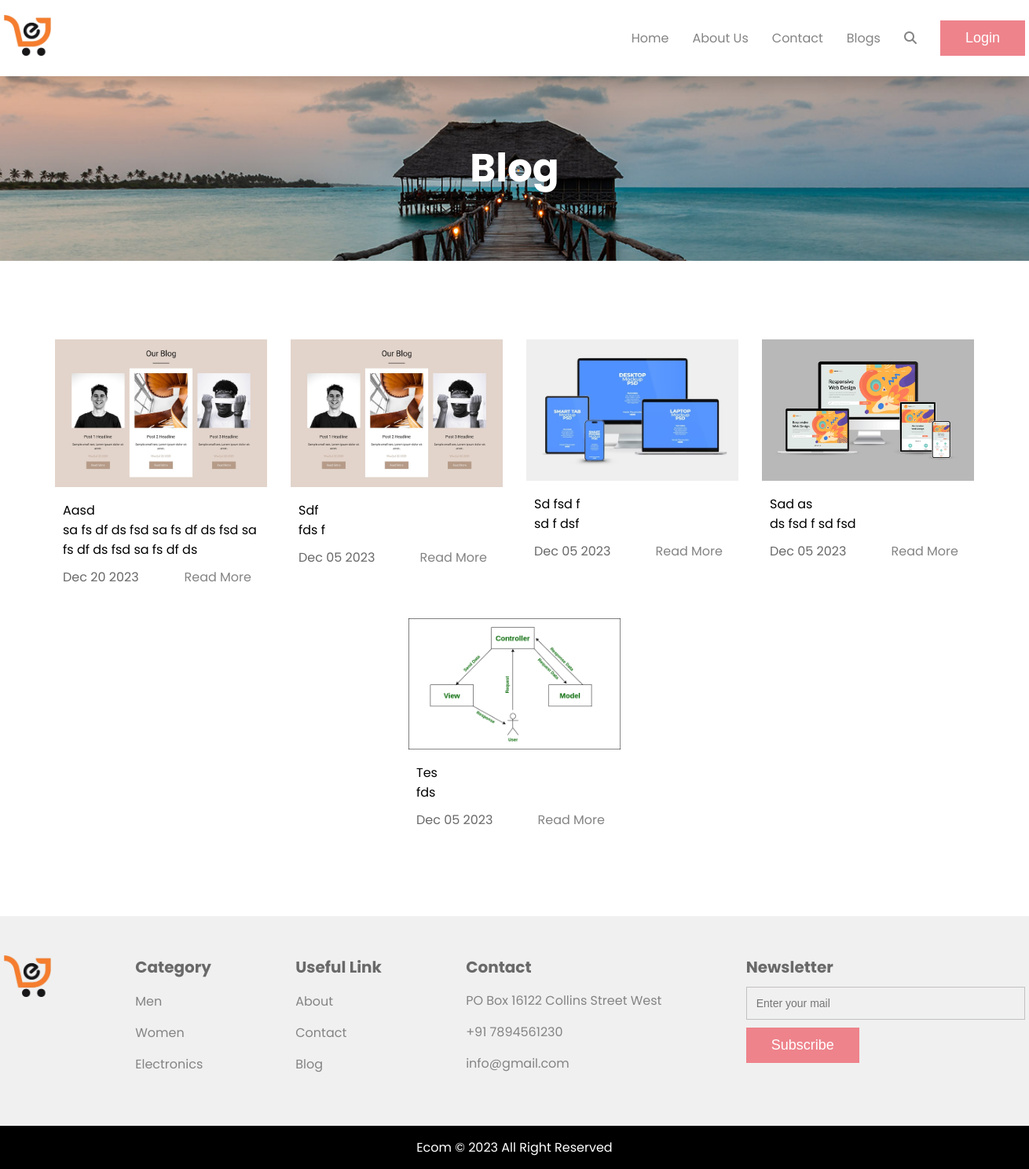
Screenshot of /site/blogs/index.php with the database file from the repository.
### tables this page shows
CREATE TABLE `blogs` (
  `id` int(11) NOT NULL,
  `title` text NOT NULL,
  `description` text NOT NULL,
  `img` varchar(255) NOT NULL,
  `created_at` datetime NOT NULL DEFAULT current_timestamp()
);

### config/constants.php (called while the page is built, shortened)
<?php
$base_url = 'http://localhost/major-project/';
$site_url = $base_url . 'site/';

### site/blogs/index.php (the view)
<?php
include(__DIR__ . '/../layout/header.php');
$blogSql = "SELECT * from blogs ORDER BY created_at DESC";
$blogResult = mysqli_query($con, $blogSql);
?>
<section class="page-banner-section">
      <div class="container">
            <div class="page-banner-content">
                  <h1>Blog</h1>
            </div>
      </div>
</section>
<section class="blogs-section section-separator">
      <div class="container">
            <div class="blogs-block">
                  <?php while ($data = $blogResult->fetch_assoc()) {
                  ?>
                        <div class="blogs">
                              <img src="<?php echo $site_url . 'assets/uploads/blogs/'.$data['img'] ?>" alt="">
                              <div class="my-10 text-left">
                                    <p class="px-10"><?php echo $data['title'] ?></p>
                                    <p class="px-10"><?php echo substr($data['description'],0,60) ?></p>
                              </div>
                              <div class="my-10 px-10 blogs-date">
                                    <p class="text-grey"><?php echo date("M d Y",strtotime($data['created_at'])) ?> </p>
                                    <a href="<?php echo $site_url . 'blogs/details.php?id='.$data['id'] ?>" class="px-10">Read More</a>
                              </div>
                        </div>
                  <?php
                  }
                  ?>
            </div>
      </div>
</section>
<?php
include(__DIR__ . '/../layout/footer.php');
?>

### site/layout/header.php (shortened to what this page needs)
<?php
include(__DIR__ . '/../../config/connection.php');
?>
<!DOCTYPE html>
<html lang="en">
<head>
    <link rel="stylesheet" href="<?php echo $site_url ?>assets/css/style.css">
    <link rel="stylesheet" href="https://cdnjs.cloudflare.com/ajax/libs/font-awesome/6.4.2/css/all.min.css">
</head>
<body>
    <header>
        <div class="container">
            <div class="header-block">
                <div class="header-logo">
                    <a href="<?php echo $site_url ?>index.php"><img src="<?php echo $site_url . 'assets/img/logo.png' ?>" alt=""></a>
                </div>
                <div class="header-menu">
                    <ul>
                        <li><a href="<?php echo $site_url ?>index.php">Home</a></li>
                        <li><a href="<?php echo $site_url ?>about.php"> About Us</a></li>
                        <li><a href="<?php echo $site_url ?>contact.php"> Contact</a></li>
                        <li><a href="<?php echo $site_url ?>blogs/index.php"> Blogs</a></li>
                        <li><a href="<?php echo $site_url ?>products/search.php"> <i class="fa-solid fa-search"></i></a></li>
                        <?php
                        if (isset($_SESSION['userInfo'])) { ?>
                            <li><a href="<?php echo $site_url ?>action/logout-action.php"><button class="primary-button">Logout</button></a></li>
                        <?php
                        } else { ?>
                            <li><a href="<?php echo $site_url ?>auth/login.php"><button class="primary-button">Login</button></a></li>
                        <?php }
                        ?>
                    </ul>
                </div>
            </div>
        </div>
    </header>

### site/layout/footer.php
<footer>
    <div class="container">
        <div class="footer-block">
            <div class="header-logo">
                <img src="<?php echo $site_url . 'assets/img/logo.png' ?>" alt="">
            </div>
            <div class="footer-category">
                <h5>Category</h5>
                <ul>
                    <li><a href="#">Men</a></li>
                    <li><a href="#">Women</a></li>
                    <li><a href="#">Electronics</a></li>
                </ul>
            </div>
            <div class="footer-links">
                <h5>Useful Link</h5>
                <ul>
                    <li><a href="#">About</a></li>
                    <li><a href="#">Contact</a></li>
                    <li><a href="#">Blog</a></li>
                </ul>
            </div>
            <div class="footer-contact">
                <h5>Contact</h5>
                <p>PO Box 16122 Collins Street West</p>
                <p>+91 7894561230</p>
                <p>info@gmail.com</p>
            </div>
            <div class="footer-newsletter">
                <h5>Newsletter</h5>
                <form action="">
                    <input type="text" placeholder="Enter your mail">
                    <button class="primary-button" type="submit">Subscribe</button>
                </form>
            </div>
        </div>
    </div>
    <div class="copyright-section">
        <p>Ecom © 2023 All Right Reserved</p>
    </div>
</footer>
</body>
</html>

### site/assets/css/style.css (style rules this page uses)
body { margin: 0; font-family: "Poppins", sans-serif; }
.container { width: 1300px; margin: auto; }
h1, h2, h3, h4, h5, h6, p { margin: 0; }
h1 { font-size: 50px; }
h5 { font-size: 20px; }
p { font-size: 16px; }
a { text-decoration: none; color: #848484; }
li { list-style: none; }
ul { padding: 0; }
.text-grey { color: #696969; }
.my-10 { margin: 10px 0; }
.px-10 { padding: 0 10px; }
.text-left { text-align: left; }
input,textarea { padding: 12px; font-size: 14px; width: 100%; border: 1px solid #c3c1c1; margin: 10px 0; background: transparent; box-sizing: border-box; }
.primary-button { color: #fff; background: #ee838b; padding: 10px 30px; cursor: pointer; font-size: 18px; border: none; transition: 0.5s; border: 2px solid #ee838b; }
.section-separator { margin: 100px 0; }
header { z-index: 2; position: relative; box-shadow: 0 10px 20px rgba(0, 0, 0, 0.2); }
.header-block { display: flex; justify-content: space-between; padding: 10px 0; align-items: center; }
.header-logo img { max-width: 60px; }
.header-menu ul { display: flex; justify-content: space-between; gap: 30px; align-items: center; }
footer { background: #f0f0f0; }
.footer-block { display: flex; justify-content: space-between; padding: 50px 0; }
.footer-block h5 { color: #696969; }
.footer-block ul li { margin: 15px 0; }
.footer-contact p { margin: 15px 0; color: #848484; }
.copyright-section { background: #000; padding: 15px 0; color: #fff; text-align: center; }
.page-banner-section { background: url(../img/page-banner.jpg); width: 100%; background-size: cover; background-position: center; position: relative; padding: 80px 0; }
.page-banner-content { text-align: center; color: #fff; }
.blogs-block { display: flex; flex-wrap: wrap; gap: 30px; justify-content: center; }
.blogs { position: relative; width: 270px; text-align: center; align-items: center; transition: 0.5s; }
.blogs img { max-width: 100%; max-height: 300px; }
.blogs-date { display: flex; justify-content: space-between; }

### rows the page displays
blogs: img (picture), title "Aasd", description "sa fs df ds fsd sa fs df ds fsd sa fs df ds fsd sa fs df ds", created_at "Dec 20 2023"
blogs: img (picture), title "Sdf", description "fds f", created_at "Dec 05 2023"
blogs: img (picture), title "Sd fsd f", description "sd f dsf", created_at "Dec 05 2023"
blogs: img (picture), title "Sad as", description "ds fsd f sd fsd", created_at "Dec 05 2023"
blogs: img (picture), title "Tes", description "fds", created_at "Dec 05 2023"
